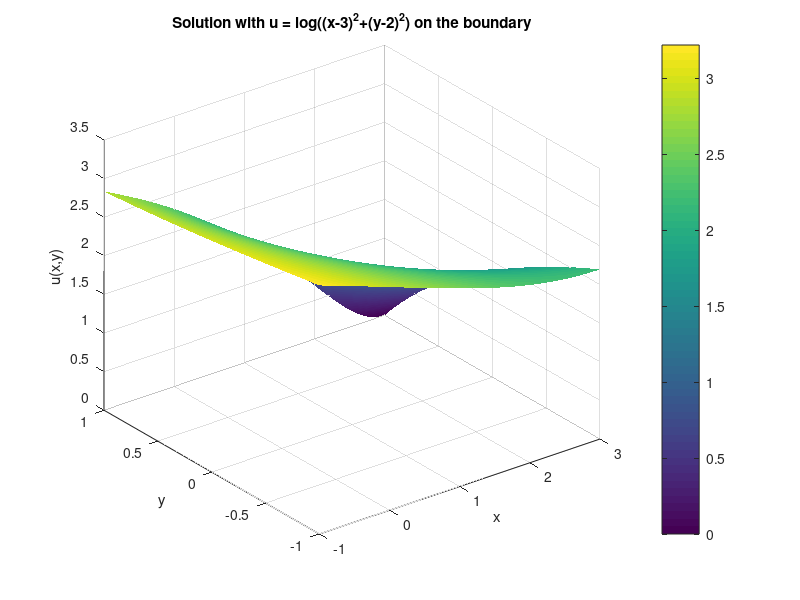

Here is the MATLAB script that generated this plot:
clc;
clear;
N = 128;
xv = linspace(-1,3,N+1);
yv = linspace(-1,1,N+1);
h = 1.0/N;

nint = (N-1)^2;
g = @(x,y) log((x-3).^2 + (y-2).^2);


A = sparse(nint,nint);
b = zeros(nint,1);

for j = 1:N-1
    for i = 1:N-1
        k = (j-1)*(N-1) + i;
        A(k,k)= -4/h^2;
        kright = (j-1)*(N-1) + i+1;
         x_ij = xv(i+1);
         y_ij = yv(j+1);
        if(i+1 <= N-1)
            A(k,kright) = 1/h^2;
        else
            
            b(k) = b(k) - g(xv(end),y_ij)/(h*h);
        end 

        kleft = (j-1)*(N-1) + i-1;
        
        if(i-1 >= 1)
            A(k,kleft) = 1/h^2;
        else
            b(k) = b(k) - g(xv(1),y_ij)/h^2;
        end 

        kup = (j)*(N-1) + i;
        
        if(j+1 <= N-1)
            A(k,kup) = 1/h^2;
        else
            b(k) = b(k) - g(x_ij,yv(end))/h^2;
        end
        
        kdown = (j-2)*(N-1) + i;
        
        if(j-1 >=1)
            A(k,kdown) = 1/h^2;
        else
            b(k) = b(k) - g(x_ij,yv(1))/h^2;
        end

    end 
end

uvec = A\b;
% Map solution to full grid (include boundary)
U_mat = zeros(N+1, N+1);
for j = 1:(N-1)
    for i = 1:(N-1)
        k = (j-1)*(N-1) + i;
        U_mat(j+1,i+1) = uvec(k);
    end
end

% Set boundary values using g(x,y)
U_mat(1,:)   = g(xv, yv(1));       % bottom (y=0)
U_mat(end,:) = g(xv, yv(end));       % top (y=1)
U_mat(:,1)   = g(xv(1), yv);         % left (x=0)
U_mat(:,end) = g(xv(end), yv);         % right (x=1)

[X, Y] = meshgrid(xv, yv);
figure; surf(X, Y, U_mat); shading interp; colorbar;
xlabel('x'); ylabel('y'); zlabel('u(x,y)');
title('Solution with u = log((x-3)^2+(y-2)^2) on the boundary');

